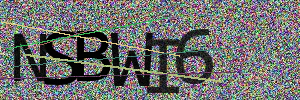

Generate this figure with Python:
import os
import math
import string
import random
import numpy as np
from PIL import Image, ImageDraw, ImageFont

height = 100
width = 300

def generator(size=6, chars=string.ascii_uppercase + string.digits):
    return ''.join(random.choice(chars) for _ in range(size))

def random_color():
    return (random.randint(0, 255), random.randint(0, 255), random.randint(0, 255), random.randint(175, 255))

def generate_captcha(size=6):
    arr = np.random.randint(low = 0, high = 255, size = (height, width, 3))

    im = Image.fromarray(arr.astype('uint8'))
    im.save("background.jpg")
    # get an image
    with Image.open("background.jpg").convert("RGBA") as base:

        # make a blank image for the text, initialized to transparent text color
        txt = Image.new("RGBA", base.size, (255,255,255,0))

        # get a drawing context
        d = ImageDraw.Draw(txt)

        x = 10

        # draw captcha with slight opacity variation and y position
        code = generator(size=size)

        for letter in code:
            fnt = ImageFont.truetype("code_new_roman.otf", random.randint(65, 85))
            d.text((x,random.randint(20, 30)), letter, font=fnt, fill=(0,0,0,random.randint(175, 255)))
            x += random.randint(30, 40)
        for i in range(random.randint(4,6)):
            extra_noise = [(random.randint(0, 25), random.randint(20, height - 20)), (random.randint(150, width), random.randint(0, height))]
            d.line(extra_noise, fill=random_color(), width=random.randint(1, 3))

        out = Image.alpha_composite(base, txt)

        try:
            os.remove("captcha.png")
        except:
            pass
        os.remove("background.jpg")
        out.save("captcha.png")

        print(code)
        return code

generate_captcha()
